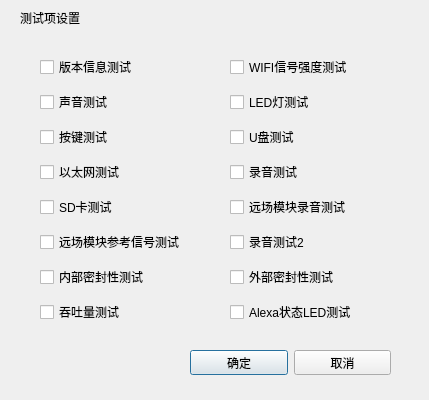
<?xml version="1.0" encoding="UTF-8"?>
<ui version="4.0">
 <class>checkdialog</class>
 <widget class="QDialog" name="checkdialog">
  <property name="geometry">
   <rect>
    <x>0</x>
    <y>0</y>
    <width>429</width>
    <height>400</height>
   </rect>
  </property>
  <property name="windowTitle">
   <string>Dialog</string>
  </property>
  <widget class="QLabel" name="label">
   <property name="geometry">
    <rect>
     <x>20</x>
     <y>10</y>
     <width>71</width>
     <height>16</height>
    </rect>
   </property>
   <property name="text">
    <string>测试项设置</string>
   </property>
  </widget>
  <widget class="QWidget" name="layoutWidget">
   <property name="geometry">
    <rect>
     <x>230</x>
     <y>50</y>
     <width>161</width>
     <height>281</height>
    </rect>
   </property>
   <layout class="QVBoxLayout" name="verticalLayout_2">
    <item>
     <widget class="QCheckBox" name="checkBox_9">
      <property name="text">
       <string>WIFI信号强度测试</string>
      </property>
     </widget>
    </item>
    <item>
     <widget class="QCheckBox" name="checkBox_10">
      <property name="text">
       <string>LED灯测试</string>
      </property>
     </widget>
    </item>
    <item>
     <widget class="QCheckBox" name="checkBox_11">
      <property name="text">
       <string>U盘测试</string>
      </property>
     </widget>
    </item>
    <item>
     <widget class="QCheckBox" name="checkBox_12">
      <property name="text">
       <string>录音测试</string>
      </property>
     </widget>
    </item>
    <item>
     <widget class="QCheckBox" name="checkBox_13">
      <property name="text">
       <string>远场模块录音测试</string>
      </property>
     </widget>
    </item>
    <item>
     <widget class="QCheckBox" name="checkBox_14">
      <property name="text">
       <string>录音测试2</string>
      </property>
     </widget>
    </item>
    <item>
     <widget class="QCheckBox" name="checkBox_15">
      <property name="text">
       <string>外部密封性测试</string>
      </property>
     </widget>
    </item>
    <item>
     <widget class="QCheckBox" name="checkBox_16">
      <property name="text">
       <string>Alexa状态LED测试</string>
      </property>
     </widget>
    </item>
   </layout>
  </widget>
  <widget class="QWidget" name="">
   <property name="geometry">
    <rect>
     <x>40</x>
     <y>50</y>
     <width>171</width>
     <height>281</height>
    </rect>
   </property>
   <layout class="QVBoxLayout" name="verticalLayout">
    <item>
     <widget class="QCheckBox" name="checkBox">
      <property name="text">
       <string>版本信息测试</string>
      </property>
     </widget>
    </item>
    <item>
     <widget class="QCheckBox" name="checkBox_8">
      <property name="text">
       <string>声音测试</string>
      </property>
     </widget>
    </item>
    <item>
     <widget class="QCheckBox" name="checkBox_2">
      <property name="text">
       <string>按键测试</string>
      </property>
     </widget>
    </item>
    <item>
     <widget class="QCheckBox" name="checkBox_7">
      <property name="text">
       <string>以太网测试</string>
      </property>
     </widget>
    </item>
    <item>
     <widget class="QCheckBox" name="checkBox_4">
      <property name="text">
       <string>SD卡测试</string>
      </property>
     </widget>
    </item>
    <item>
     <widget class="QCheckBox" name="checkBox_5">
      <property name="text">
       <string>远场模块参考信号测试</string>
      </property>
     </widget>
    </item>
    <item>
     <widget class="QCheckBox" name="checkBox_6">
      <property name="text">
       <string>内部密封性测试</string>
      </property>
     </widget>
    </item>
    <item>
     <widget class="QCheckBox" name="checkBox_3">
      <property name="text">
       <string>吞吐量测试</string>
      </property>
     </widget>
    </item>
   </layout>
  </widget>
  <widget class="QWidget" name="">
   <property name="geometry">
    <rect>
     <x>190</x>
     <y>350</y>
     <width>201</width>
     <height>25</height>
    </rect>
   </property>
   <layout class="QHBoxLayout" name="horizontalLayout">
    <item>
     <widget class="QPushButton" name="pushButton">
      <property name="text">
       <string>确定</string>
      </property>
     </widget>
    </item>
    <item>
     <widget class="QPushButton" name="pushButton_2">
      <property name="text">
       <string>取消</string>
      </property>
     </widget>
    </item>
   </layout>
  </widget>
 </widget>
 <resources/>
 <connections/>
</ui>
